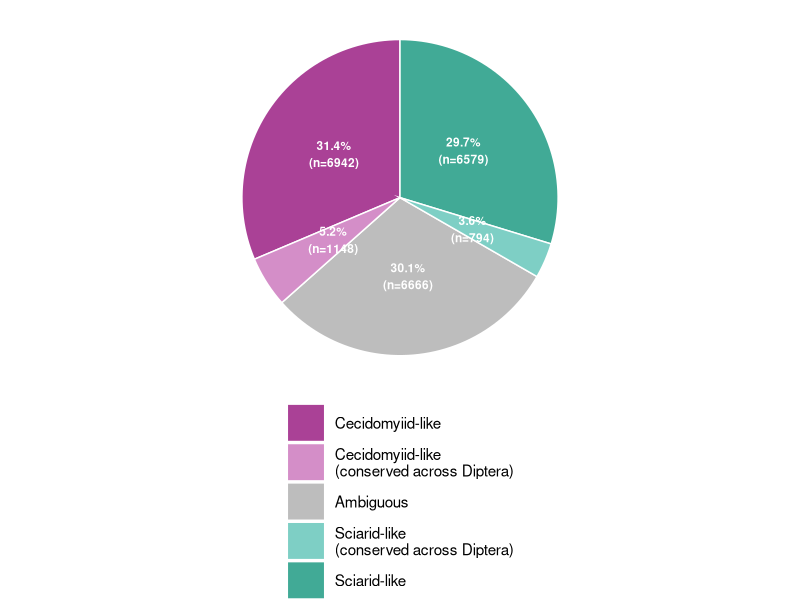
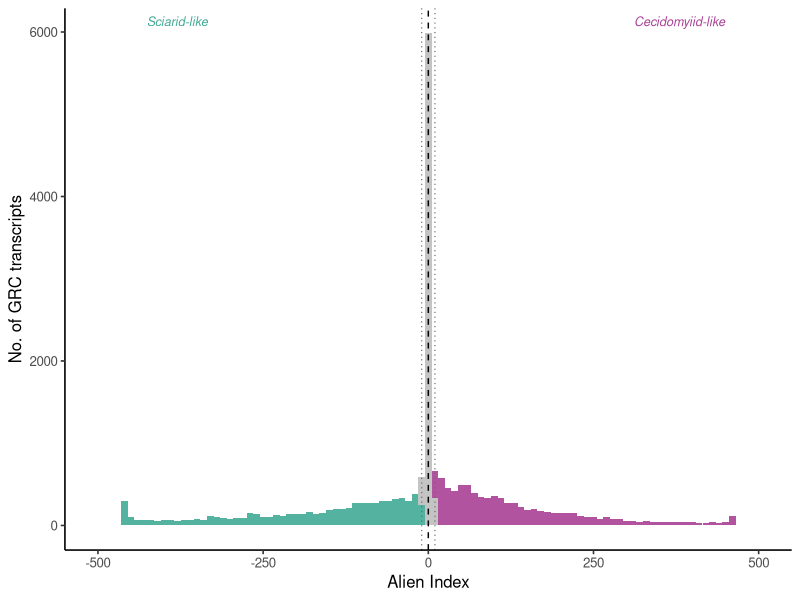
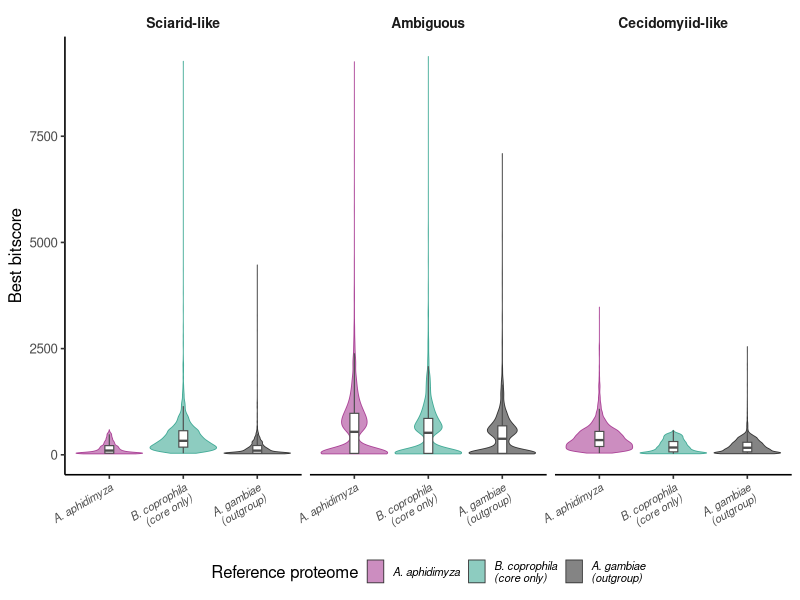
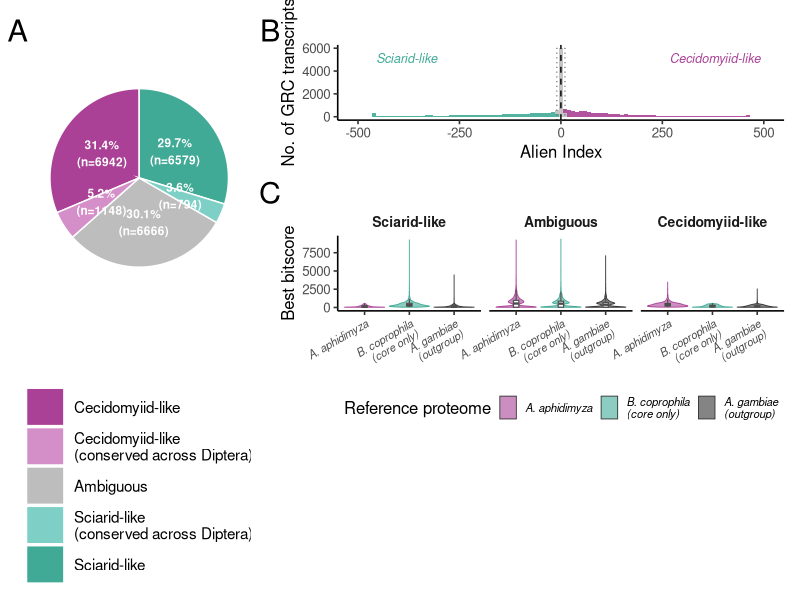
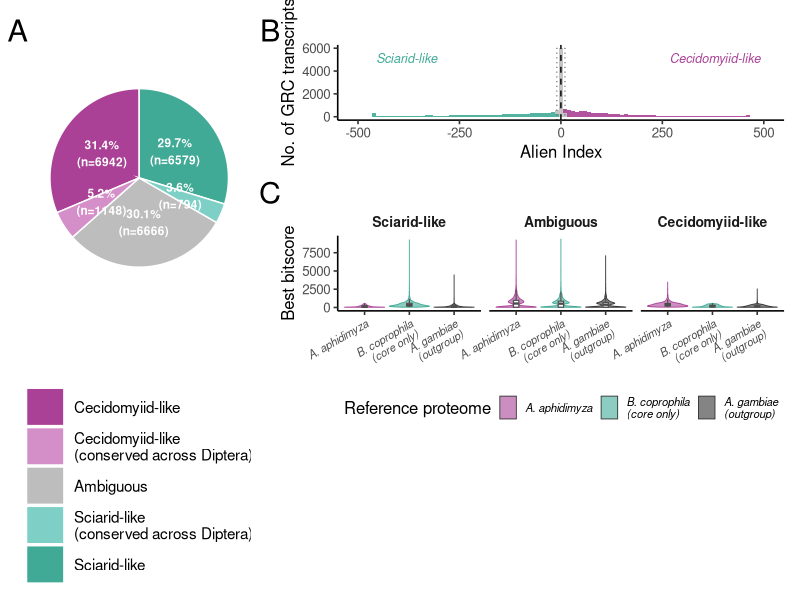

These figures' R source, in order:
library(tidyverse)
library(patchwork)

# ── Load data ──────────────────────────────────────────────────────────────
df <- read.csv("Full_GRC_proteome_AI_summary.csv", stringsAsFactors = FALSE)
df <- df %>% filter(outgroup_flag != "no_hits_anywhere")

# Shared colour scales
interp_colours <- c(
  "cecidomyiid-like" = "#aa4196",
  "ambiguous"        = "#bdbdbd",
  "sciarid-like"     = "#41aa96"
)

proteome_colours <- c(
  "A. aphidimyza"              = "#aa4196",
  "B. coprophila\n(core only)" = "#41aa96",
  "A. gambiae\n(outgroup)"     = "#333333"
)

df$interpretation <- factor(
  df$interpretation,
  levels = c("cecidomyiid-like", "ambiguous", "sciarid-like")
)

# ── PANEL A: Pie chart ────────────────────────────────────────────────────
pie_counts <- df %>%
  mutate(
    category = case_when(
      interpretation == "cecidomyiid-like" & outgroup_flag == "ok"
      ~ "Cecidomyiid-like",
      interpretation == "cecidomyiid-like" & outgroup_flag == "check_conservation"
      ~ "Cecidomyiid-like\n(conserved across Diptera)",
      interpretation == "ambiguous"
      ~ "Ambiguous",
      interpretation == "sciarid-like" & outgroup_flag == "check_conservation"
      ~ "Sciarid-like\n(conserved across Diptera)",
      interpretation == "sciarid-like" & outgroup_flag == "ok"
      ~ "Sciarid-like"
    )
  ) %>%
  count(category) %>%
  mutate(
    pct   = n / sum(n) * 100,
    label = paste0(formatC(pct, digits = 1, format = "f"), "%\n(n=", n, ")")
  )

pie_levels <- c(
  "Cecidomyiid-like",
  "Cecidomyiid-like\n(conserved across Diptera)",
  "Ambiguous",
  "Sciarid-like\n(conserved across Diptera)",
  "Sciarid-like"
)

pie_pal <- c(
  "Cecidomyiid-like"                             = "#aa4196",
  "Cecidomyiid-like\n(conserved across Diptera)" = "#d48ec8",
  "Ambiguous"                                    = "#bdbdbd",
  "Sciarid-like\n(conserved across Diptera)"     = "#7ecfc5",
  "Sciarid-like"                                 = "#41aa96"
)

pie_counts$category <- factor(pie_counts$category, levels = pie_levels)
pie_counts
pA <- ggplot(pie_counts, aes(x = "", y = n, fill = category)) +
  geom_col(width = 1, colour = "white", linewidth = 0.5) +
  coord_polar(theta = "y", start = 0) +
  geom_text(
    aes(label = label),
    position = position_stack(vjust = 0.5),
    size = 3, colour = "white", fontface = "bold"
  ) +
  scale_fill_manual(values = pie_pal, name = NULL) +
  theme_void(base_size = 13) +
  theme(
    legend.position  = "bottom",
    legend.text      = element_text(size = 11),
    legend.key.size  = unit(1, "cm"),
    legend.direction = "vertical"
  )

pA
# ── PANEL B: AI histogram ─────────────────────────────────────────────────
ai_clip <- 500

pB <- df %>%
  mutate(alien_index = pmax(pmin(alien_index, ai_clip), -ai_clip)) %>%
  ggplot(aes(x = alien_index, fill = interpretation)) +
  geom_histogram(binwidth = 10, colour = NA, alpha = 0.9) +
  geom_vline(xintercept =  0,  linetype = "dashed", linewidth = 0.5) +
  geom_vline(xintercept =  10, linetype = "dotted", linewidth = 0.4, colour = "grey40") +
  geom_vline(xintercept = -10, linetype = "dotted", linewidth = 0.4, colour = "grey40") +
  scale_fill_manual(values = interp_colours, name = "Ancestry inference") +
  scale_x_continuous(limits = c(-ai_clip, ai_clip)) +
  annotate("text", x = -380, y = Inf, vjust = 1.8, hjust = 0.5,
           label = "Sciarid-like", colour = "#41aa96",
           size = 3.2, fontface = "italic") +
  annotate("text", x =  380, y = Inf, vjust = 1.8, hjust = 0.5,
           label = "Cecidomyiid-like", colour = "#aa4196",
           size = 3.2, fontface = "italic") +
  labs(x = "Alien Index", y = "No. of GRC transcripts") +
  theme_classic(base_size = 12) +
  theme(legend.position = "none")
pB

# ── PANEL C: Bitscore violins ─────────────────────────────────────────────
bitscore_long <- df %>%
  select(interpretation,
         best_bitscore_cecidomyiid,
         best_bitscore_sciarid,
         best_bitscore_outgroup) %>%
  pivot_longer(
    cols      = starts_with("best_bitscore"),
    names_to  = "source",
    values_to = "bitscore"
  ) %>%
  mutate(
    source = case_when(
      source == "best_bitscore_cecidomyiid" ~ "A. aphidimyza",
      source == "best_bitscore_sciarid"     ~ "B. coprophila\n(core only)",
      source == "best_bitscore_outgroup"    ~ "A. gambiae\n(outgroup)"
    ),
    source = factor(source, levels = c(
      "A. aphidimyza",
      "B. coprophila\n(core only)",
      "A. gambiae\n(outgroup)"
    ))
  ) %>%
  filter(bitscore > 0) %>%
  mutate(interpretation = factor(
    interpretation,
    levels = c("sciarid-like", "ambiguous", "cecidomyiid-like")
  ))

# Facet labels: capitalise for display
facet_labels <- c(
  "cecidomyiid-like" = "Cecidomyiid-like",
  "ambiguous"        = "Ambiguous",
  "sciarid-like"     = "Sciarid-like"
)

pC <- ggplot(bitscore_long,
             aes(x = source, y = bitscore,
                 fill = source, colour = source)) +
  geom_violin(alpha = 0.6, linewidth = 0.3, scale = "width") +
  geom_boxplot(width = 0.12, outlier.shape = NA,
               fill = "white", colour = "grey30", linewidth = 0.4) +
  facet_wrap(~ interpretation, nrow = 1, labeller = as_labeller(facet_labels)) +
  scale_fill_manual(values = proteome_colours, name = "Reference proteome") +
  scale_colour_manual(values = proteome_colours, guide = "none") +
  scale_y_continuous(limits = c(0, NA)) +
  labs(x = NULL, y = "Best bitscore") +
  theme_classic(base_size = 12) +
  theme(
    axis.text.x      = element_text(face = "italic", size = 8,
                                    angle = 30, hjust = 1),
    strip.background = element_blank(),
    strip.text       = element_text(face = "bold", size = 10),
    legend.position  = "bottom",
    legend.text      = element_text(face = "italic", size = 8),
    legend.key.size  = unit(0.45, "cm")
  )
pC

# ── COMBINE ───────────────────────────────────────────────────────────────
# A sits left (taller), B and C stack on the right
combined <- pA + (pB / pC) +
  plot_layout(widths = c(1, 2)) +
  plot_annotation(tag_levels = "A") &
  theme(plot.tag = element_text(size = 22))

combined

setwd("C:\\Users\\s2673271\\OneDrive - University of Edinburgh\\PhD\\Y1\\Sciaridae\\Paper_GRC_transcription\\GENETICS_submission\\Revisions\\Figures\\unedited")
home <- getwd()
home
ggsave("Full_GRC_AI_combined.svg", combined, width = 13, height = 8)
